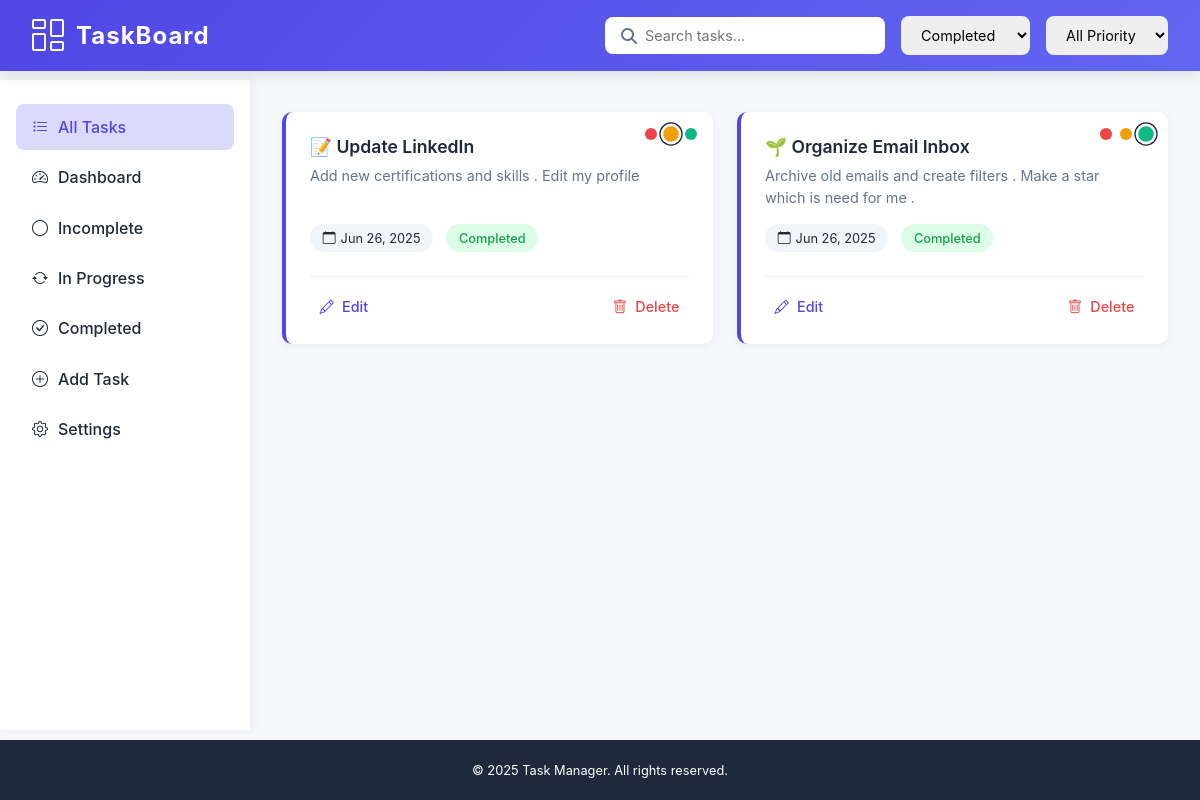
/list/?status=completed (signed in), run on the app's committed database.
### app/models.py (models this page shows, shortened)
class Task(models.Model):
    user = models.ForeignKey(User, on_delete=models.CASCADE, null=True, blank=True)  # Link task to user
    title = models.CharField(max_length=255)
    description = models.TextField(blank=True)  # no need for null=True with TextField
    due_date = models.DateField()
    STATUS_CHOICES = [
        ('incomplete', 'Incomplete'),
        ('progressing', 'Progressing'),
        ('completed', 'Completed'),
    ]
    status = models.CharField(max_length=20, choices=STATUS_CHOICES, default='incomplete')
    PRIORITY_CHOICES = [
        ('low', 'Low'),
        ('medium', 'Medium'),
        ('high', 'High'),
    ]
    priority = models.CharField(max_length=20, choices=PRIORITY_CHOICES, default='medium')

### app/views.py (the view)
# urls.py: path('list/', views.task_list, name='task_list'),
def task_list(request):
    status = request.GET.get('status')  # Get the 'status' query parameter
    query = request.GET.get('q')  # Get the 'q' query parameter for search
    tasks = Task.objects.filter(user=request.user)
    if status:
        tasks = tasks.filter(status=status)  # Maintain user filter and add status filter
    if query:
        tasks = tasks.filter(title__icontains=query)  # Maintain all previous filters and add search
    return render(request, 'task_list.html', {'tasks': tasks})

### app/templates/task_list.html (shortened to what this page needs)
{% load static %}
<!DOCTYPE html>
<html lang="en">
<head>
    <link rel="stylesheet" href="https://cdnjs.cloudflare.com/ajax/libs/font-awesome/6.4.0/css/all.min.css">
    <link href="https://cdn.jsdelivr.net/npm/bootstrap-icons@1.10.0/font/bootstrap-icons.css" rel="stylesheet">
</head>
<body>
    <header>
        <div class="logo-container">
            <i class="bi bi-columns-gap logo" style="color: white;"></i>
            <span class="app-name">TaskBoard</span>
        </div>
        <div class="header-controls">
            <form method="get" class="search-container">
                <i class="fas fa-search search-icon"></i>
                <input type="text" name="q" placeholder="Search tasks..." value="{{ request.GET.q }}">
            </form>
            <select name="status" class="filter-select">
                <option value="completed" {% if request.GET.status == "completed" %}selected{% endif %}>Completed</option>
            </select>
            <select name="priority" class="filter-select">
                <option value="">All Priority</option>
            </select>
        </div>
    </header>
    <div class="main-content">
        <div class="sidebar">
            <ul class="sidebar-menu">
                <li class="active">
                    <a href="{% url 'task_list' %}" class="sidebar-link">
                        <i class="bi bi-list-task"></i> All Tasks
                    </a>
                </li>
                <li>
                    <a href="{% url 'dashboard' %}" class="sidebar-link">
                        <i class="bi bi-speedometer2"></i> Dashboard
                    </a>
                </li>
                <li>
                    <a href="{% url 'task_list' %}?status=incomplete" class="sidebar-link">
                        <i class="bi bi-circle"></i> Incomplete
                    </a>
                </li>
                <li>
                    <a href="{% url 'task_list' %}?status=progressing" class="sidebar-link">
                        <i class="bi bi-arrow-repeat"></i> In Progress
                    </a>
                </li>
                <li>
                    <a href="{% url 'task_list' %}?status=completed" class="sidebar-link">
                        <i class="bi bi-check-circle"></i> Completed
                    </a>
                </li>
                <li>
                    <a href="{% url 'add_task' %}" class="sidebar-link">
                        <i class="bi bi-plus-circle"></i> Add Task
                    </a>
                </li>
                <li>
                    <a href="{% url 'settings' %}" class="sidebar-link">
                        <i class="bi bi-gear"></i> Settings
                    </a>
                </li>
            </ul>
        </div>
        <div class="task-container">
            <div class="task-grid">
                {% for task in tasks %}
                <div class="task-card" data-task-id="{{ task.id }}">
                    <div class="priority-buttons">
                        <div class="priority-btn high {% if task.priority == 'high' %}active{% endif %}" title="High Priority"></div>
                        <div class="priority-btn medium {% if task.priority == 'medium' %}active{% endif %}" title="Medium Priority"></div>
                        <div class="priority-btn low {% if task.priority == 'low' %}active{% endif %}" title="Low Priority"></div>
                    </div>
                    <h3 class="task-title">{{ task.title }}</h3>
                    <p class="task-description">{{ task.description|truncatechars:100 }}</p>
                    <div class="task-meta">
                        <span class="task-date">
                            <i class="bi bi-calendar"></i> {{ task.due_date|date:"M d, Y" }}
                        </span>
                        <span class="task-status status-{{ task.status }}">
                            {{ task.get_status_display }}
                        </span>
                    </div>
                    <div class="task-actions">
                        <a href="{% url 'edit_task' task.id %}">
                            <i class="bi bi-pencil"></i> Edit
                        </a>
                        <a href="{% url 'delete_task' task.id %}" class="delete">
                            <i class="bi bi-trash"></i> Delete
                        </a>
                    </div>
                </div>
                {% endfor %}
            </div>
        </div>
    </div>
    <footer>
        <p>&copy; <script>document.write(new Date().getFullYear())</script> Task Manager. All rights reserved.</p>
    </footer>
</body>
</html>

### data on the page
Task: title "📝 Update LinkedIn", description "Add new certifications and skills . Edit my profile", due_date "Jun 26, 2025", status "Completed"
Task: title "🌱 Organize Email Inbox", description "Archive old emails and create filters . Make a star which is need for me .", due_date "Jun 26, 2025", status "Completed"
